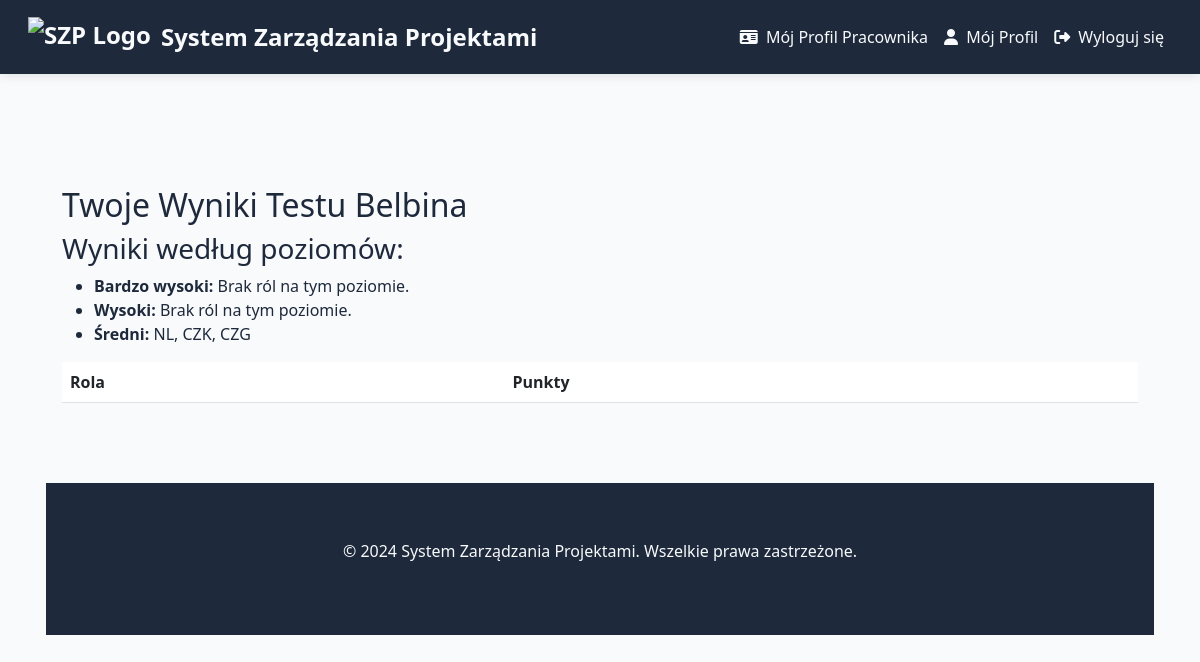
Before: /employees/belbin-results/ (signed in) with the older database file.
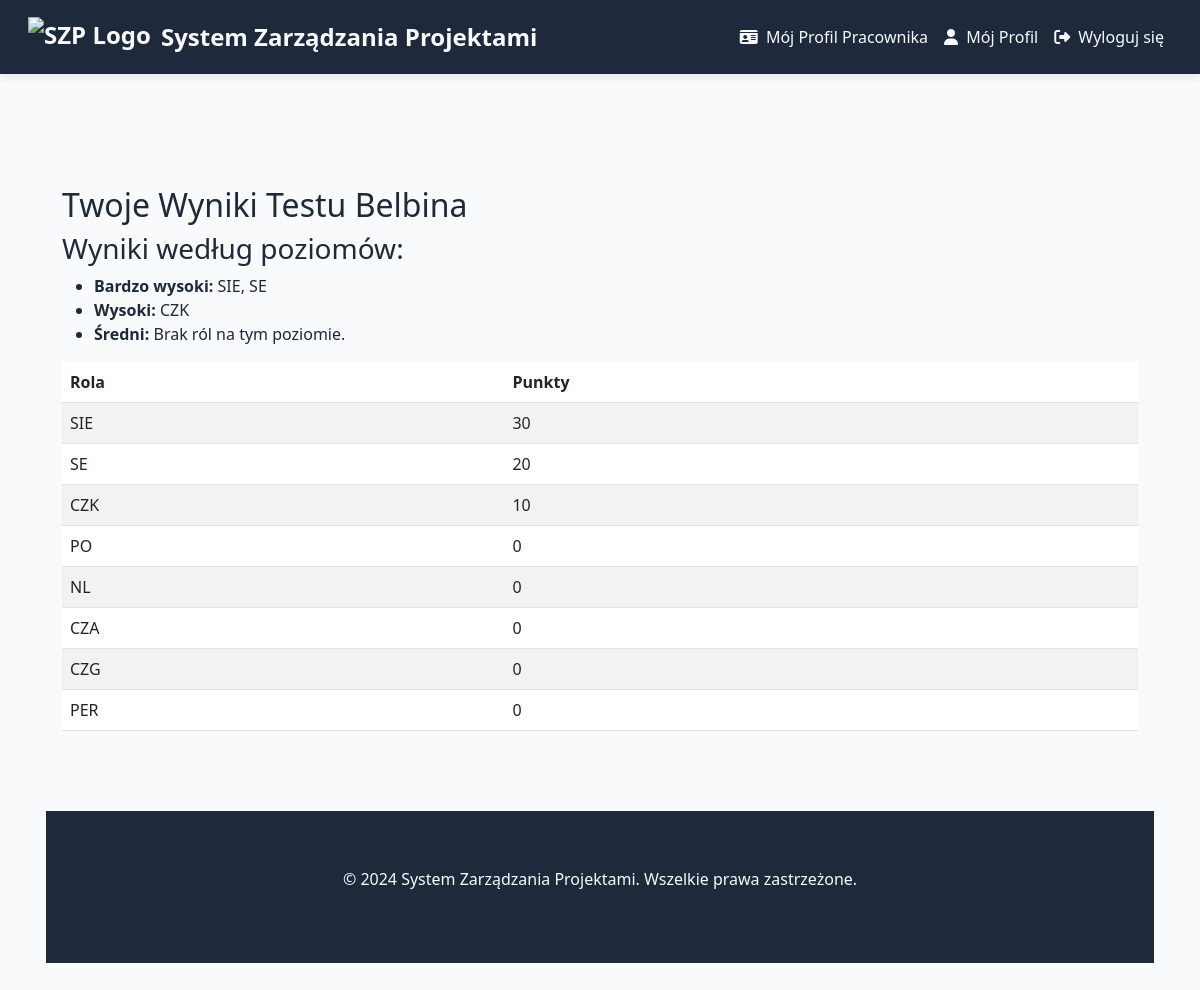
After: the same page with the newer database file.
### employees/models.py (models this page shows, shortened)
class BelbinScore(models.Model):
    employee = models.ForeignKey(
        Employee,
        on_delete=models.CASCADE,
        related_name='belbin_scores'
    )
    role_name = models.CharField(max_length=10)  # np. 'SH', 'CO', 'PL' itp.
    score = models.PositiveIntegerField(default=0)

### employees/views.py (the view)
# urls.py: path('belbin-results/', views.belbin_results_view, name='belbin_results'),
@login_required
def belbin_results_view(request):
    try:
        employee = Employee.objects.get(user=request.user)
        results = employee.belbin_test_result
        scores = employee.belbin_scores.all().order_by('-score')  # np. sortowanie malejąco po punktach
    except Employee.DoesNotExist:
        results = None
        scores = []
    return render(request, 'employees/belbin_results.html', {
        'results': results,
        'scores': scores,
    })

### employees/context_processors.py (called while the page is built)
def global_context_processor(request):
    role_names = {
        'PO': 'Praktyczny Organizator',
        'NL': 'Naturalny Lider',
        'CZA': 'Człowiek Akcji',
        'SIE': 'Siewca (Człowiek Idei)',
        'CZK': 'Człowiek Kontaktów',
        'SE': 'Sędzia',
        'CZG': 'Człowiek Grupy',
        'PER': 'Perfekcjonista'
    }
    return {'role_names': role_names}

### employees/templatetags/employee_tags.py (called while the page is built, shortened)
@register.filter
def get_employee_id(user):
    if hasattr(user, 'employee') and user.employee:
        return user.employee.id

### employees/templates/employees/belbin_results.html (shortened to what this page needs)
{% extends "base.html" %}
{% block content %}
<div class="container mt-5">
    <h2>Twoje Wyniki Testu Belbina</h2>
    {% if results %}
        <h3>Wyniki według poziomów:</h3>
        <ul>
            {% for level, roles in results.roles_by_level.items %}
                <li><strong>{{ level|capfirst }}:</strong>
                    {% if roles %}
                        {{ roles|join:", " }}
                    {% else %}
                        Brak ról na tym poziomie.
                    {% endif %}
                </li>
            {% endfor %}
        </ul>
    {% else %}
        <p>Nie masz jeszcze wyników testu Belbina. Wypełnij test, aby zobaczyć swoje wyniki.</p>
    {% endif %}
<table class="table table-striped">
    <thead>
        <tr>
            <th>Rola</th>
            <th>Punkty</th>
        </tr>
    </thead>
    <tbody>
        {% for score in scores %}
        <tr>
            <td>{{ score.role_name }}</td>
            <td>{{ score.score }}</td>
        </tr>
        {% endfor %}
    </tbody>
</table>
{% endblock %}

Changed rows visible on the page:
added BelbinScore: role_name "SIE", score "30"
added BelbinScore: role_name "SE", score "20"
added BelbinScore: role_name "CZK", score "10"
added BelbinScore: role_name "PO", score "0"
added BelbinScore: role_name "NL", score "0"
added BelbinScore: role_name "CZA", score "0"
added BelbinScore: role_name "CZG", score "0"
added BelbinScore: role_name "PER", score "0"
Other visible differences:
new list line: "Bardzo wysoki : SIE, SE"
new list line: "Wysoki : CZK"
new list line: "Średni : Brak ról na tym poziomie."
list line gone: "Bardzo wysoki : Brak ról na tym poziomie."
list line gone: "Wysoki : Brak ról na tym poziomie."
list line gone: "Średni : NL, CZK, CZG"
